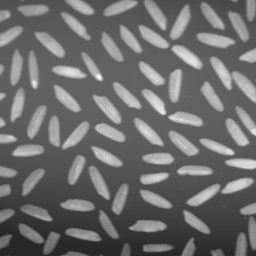
%> input picture SISTEMAS DE VISIÓN ARTIFICIAL/3/pecl3/rice.tif, 256 x 256 px
$ octave Ejerccicio2.m   (GNU Octave 9; MATLAB toolbox functions it lacks are replaced by stand-ins)
%> lines starting %> are read from the running program, lines starting %| are printed output that depends on the picture; in (x1, y1, x2, y2) boxes, pixels count from 0 and x2, y2 are one past the last pixel; in counts of white or black regions, pixels touching at a corner belong together; the program's own positions count from 1
%% Apartado a
I = imread('rice.tif'); %Informaci髇 sobre la imagen
%> I is the input picture: size 256x256 uint8; min 40, max 255, mean 108.7
figure;imhist(I);xlabel('nivel de gris');ylabel('No de p韝eles');
%> after `ylabel('No de p韝eles')`:
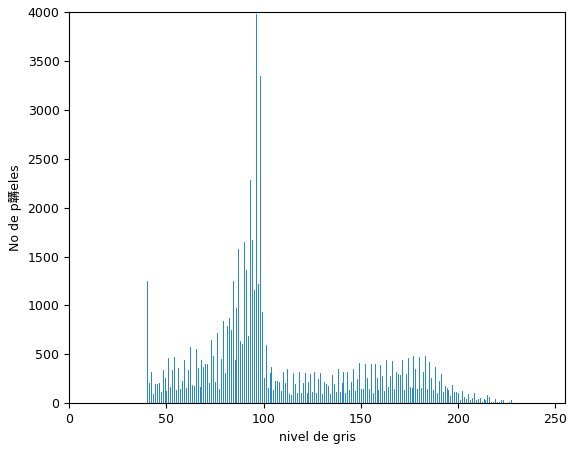
%> figure redrawn from the program's plot data; highest point at x = 96, y = 3976

Um=(I >= 105);
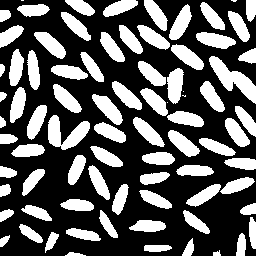
%> Um: size 256x256 logical; 35.8% white; 81 white regions (5 under 20 px), largest, box (x1, y1, x2, y2) and area: (209, 56, 256, 104) 849, (48, 115, 90, 150) 743, (92, 94, 123, 125) 456
figure, imshow(Um), title('Imagen umbralizada');


%% Apartado b
I = imread('rice.tif'); %Informaci髇 sobre la imagen
figure,imshow(I);
figure;imhist(I);xlabel('nivel de gris');ylabel('No de p韝eles');

umbral = input('Introduce valor del umbral global a la vista de la figura del histograma ');
%> the answer given: 3

Um=(I >= umbral);
%> Um: size 256x256 logical; every value is 1
figure, imshow(Um), title('Imagen umbralizada');


%% Apartado c

%Pedimos la imagen al usuario
imagen.nombre=input('introduce nombre de fichero entre comillas, p. ej.: ''rice.tif''\n');
%> the answer given: 3
%> (the run ends here)

$ run again, with SISTEMAS DE VISIÓN ARTIFICIAL/3/pecl3/blood1.tif copied over SISTEMAS DE VISIÓN ARTIFICIAL/3/pecl3/rice.tif
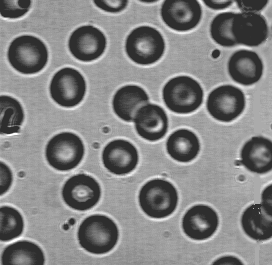
%> input picture SISTEMAS DE VISIÓN ARTIFICIAL/3/pecl3/blood1.tif, 272 x 265 px
%> I is the input picture: size 265x272 uint8; min 46, max 255, mean 129.8
%> `ylabel('No de p韝eles')`:
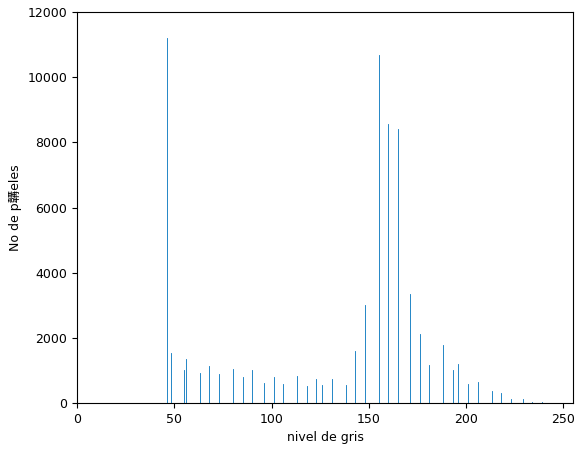
%> figure redrawn from the program's plot data; highest point at x = 46, y = 11198
%> `Um=(I >= 105);`:
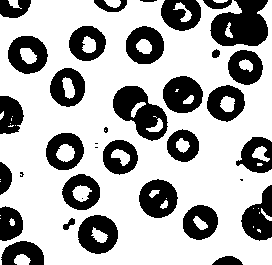
%> Um: size 265x272 logical; 69% white; 36 black regions (6 under 20 px), largest, box (x1, y1, x2, y2) and area: (210, 0, 268, 46) 1917, (113, 86, 168, 141) 1621, (163, 76, 203, 113) 1090

$ run again, with SISTEMAS DE VISIÓN ARTIFICIAL/3/pecl3/flowers.tif copied over SISTEMAS DE VISIÓN ARTIFICIAL/3/pecl3/rice.tif
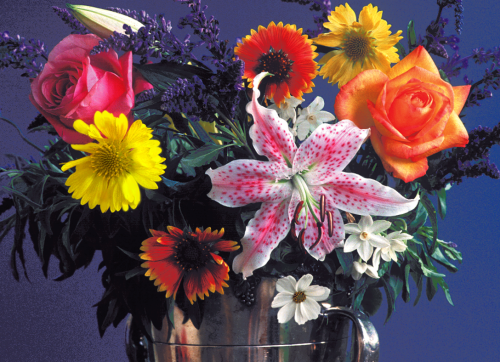
%> input picture SISTEMAS DE VISIÓN ARTIFICIAL/3/pecl3/flowers.tif, 500 x 362 px
%> I is the input picture: size 362x500x3 uint8; mean R, G, B 99.9, 76.9, 83.7
%> `ylabel('No de p韝eles')`:
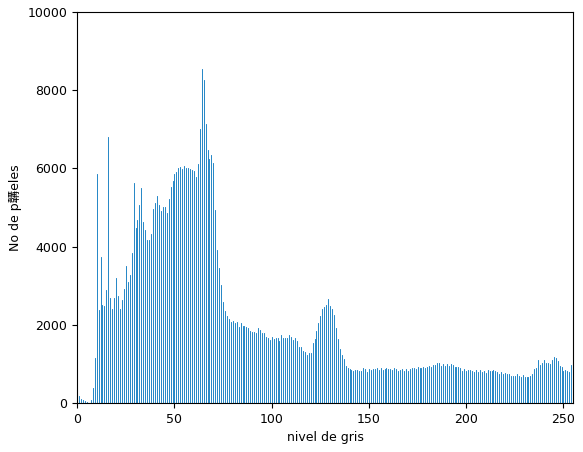
%> figure redrawn from the program's plot data; highest point at x = 64, y = 8547
%> `Um=(I >= umbral);`:
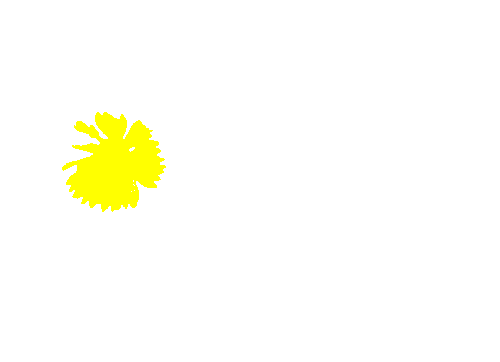
%> Um: size 362x500x3 logical; mean R, G, B 1, 1, 0.965

$ run again, with SISTEMAS DE VISIÓN ARTIFICIAL/3/pecl3/grava.tif copied over SISTEMAS DE VISIÓN ARTIFICIAL/3/pecl3/rice.tif
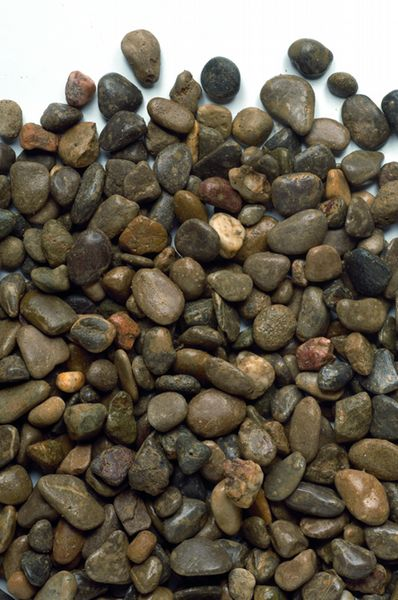
%> input picture SISTEMAS DE VISIÓN ARTIFICIAL/3/pecl3/grava.tif, 398 x 600 px
%> I is the input picture: size 600x398x3 uint8; mean R, G, B 105.6, 97.2, 82.4
%> `ylabel('No de p韝eles')`:
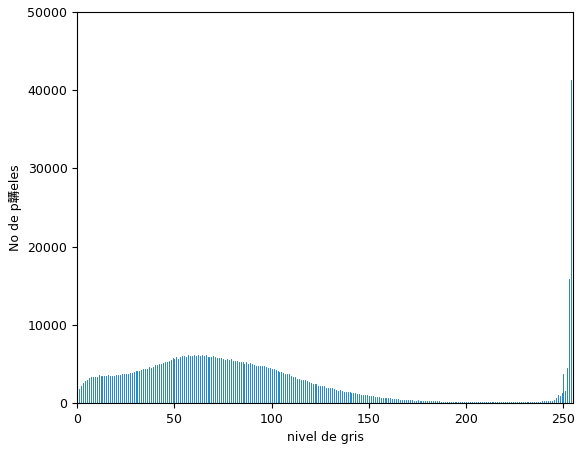
%> figure redrawn from the program's plot data; highest point at x = 254, y = 41355
%> `Um=(I >= umbral);`:
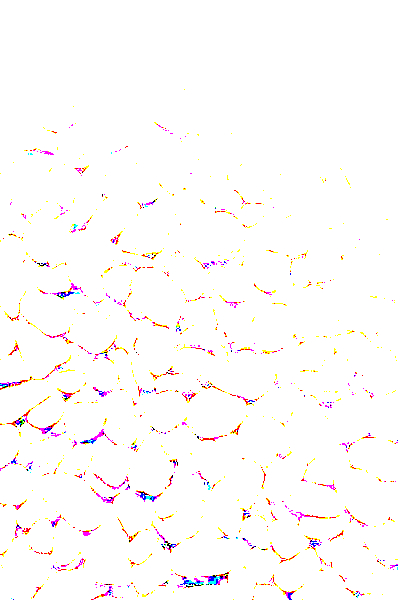
%> Um: size 600x398x3 logical; mean R, G, B 0.996, 0.984, 0.981
